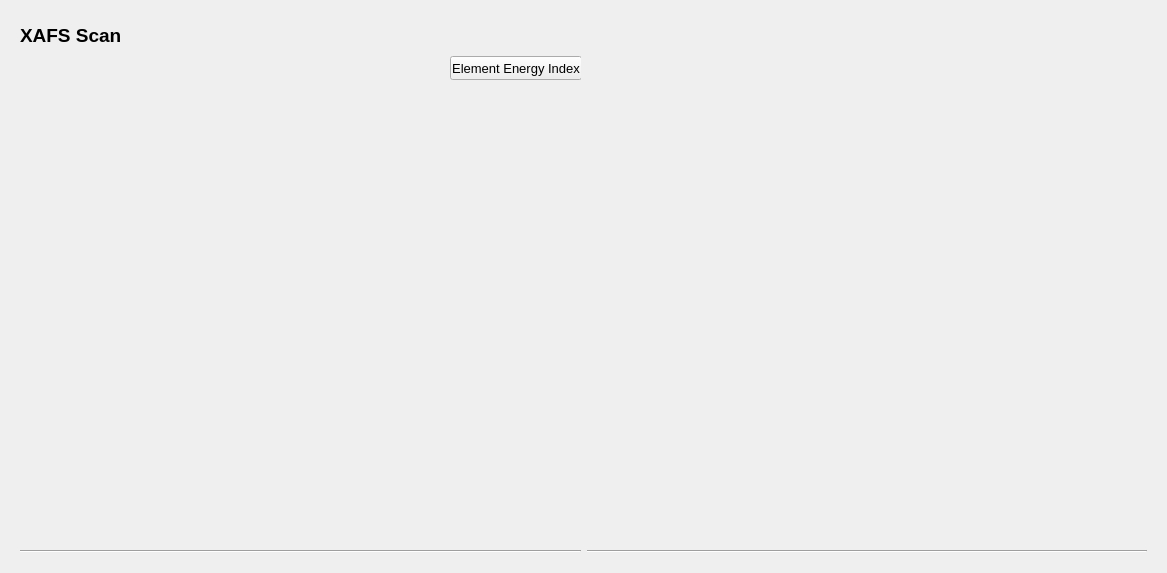
<?xml version="1.0" encoding="UTF-8"?>
<ui version="4.0">
 <class>Form</class>
 <widget class="QWidget" name="Form">
  <property name="geometry">
   <rect>
    <x>0</x>
    <y>0</y>
    <width>1167</width>
    <height>573</height>
   </rect>
  </property>
  <property name="windowTitle">
   <string>Form</string>
  </property>
  <layout class="QVBoxLayout" name="verticalLayout">
   <item>
    <widget class="QWidget" name="gridWidget" native="true">
     <property name="sizePolicy">
      <sizepolicy hsizetype="Preferred" vsizetype="Preferred">
       <horstretch>2</horstretch>
       <verstretch>1</verstretch>
      </sizepolicy>
     </property>
     <property name="minimumSize">
      <size>
       <width>981</width>
       <height>551</height>
      </size>
     </property>
     <layout class="QGridLayout" name="gridLayout" rowstretch="0,0,0,0" columnstretch="0,0">
      <property name="sizeConstraint">
       <enum>QLayout::SetNoConstraint</enum>
      </property>
      <item row="3" column="1">
       <widget class="Line" name="line_2">
        <property name="orientation">
         <enum>Qt::Horizontal</enum>
        </property>
       </widget>
      </item>
      <item row="2" column="0">
       <widget class="QStackedWidget" name="stackedWidget">
        <property name="currentIndex">
         <number>0</number>
        </property>
        <widget class="Parameters" name="page_5">
         <widget class="QPushButton" name="index">
          <property name="geometry">
           <rect>
            <x>430</x>
            <y>0</y>
            <width>132</width>
            <height>24</height>
           </rect>
          </property>
          <property name="font">
           <font>
            <pointsize>10</pointsize>
           </font>
          </property>
          <property name="text">
           <string>Element Energy Index</string>
          </property>
         </widget>
        </widget>
        <widget class="Elements" name="page_6">
         <widget class="QPushButton" name="index2">
          <property name="geometry">
           <rect>
            <x>480</x>
            <y>0</y>
            <width>81</width>
            <height>23</height>
           </rect>
          </property>
          <property name="text">
           <string>Back to Scan</string>
          </property>
         </widget>
        </widget>
       </widget>
      </item>
      <item row="3" column="0">
       <widget class="Line" name="line">
        <property name="orientation">
         <enum>Qt::Horizontal</enum>
        </property>
       </widget>
      </item>
      <item row="1" column="0">
       <layout class="QHBoxLayout" name="horizontalLayout_3">
        <item>
         <widget class="QLabel" name="label">
          <property name="font">
           <font>
            <family>Arial</family>
            <pointsize>14</pointsize>
            <weight>75</weight>
            <bold>true</bold>
           </font>
          </property>
          <property name="text">
           <string>XAFS Scan</string>
          </property>
         </widget>
        </item>
        <item>
         <widget class="Location" name="widget" native="true">
          <property name="minimumSize">
           <size>
            <width>350</width>
            <height>30</height>
           </size>
          </property>
         </widget>
        </item>
       </layout>
      </item>
      <item row="2" column="1">
       <spacer name="horizontalSpacer">
        <property name="orientation">
         <enum>Qt::Horizontal</enum>
        </property>
        <property name="sizeHint" stdset="0">
         <size>
          <width>40</width>
          <height>20</height>
         </size>
        </property>
       </spacer>
      </item>
     </layout>
    </widget>
   </item>
  </layout>
 </widget>
 <customwidgets>
  <customwidget>
   <class>Elements</class>
   <extends>QWidget</extends>
   <header>Elements.h</header>
   <container>1</container>
  </customwidget>
  <customwidget>
   <class>Parameters</class>
   <extends>QWidget</extends>
   <header>Parameters.h</header>
   <container>1</container>
  </customwidget>
  <customwidget>
   <class>Location</class>
   <extends>QWidget</extends>
   <header>Location.h</header>
   <container>1</container>
  </customwidget>
 </customwidgets>
 <resources/>
 <connections>
  <connection>
   <sender>index2</sender>
   <signal>clicked()</signal>
   <receiver>Form</receiver>
   <slot>Index()</slot>
   <hints>
    <hint type="sourcelabel">
     <x>505</x>
     <y>67</y>
    </hint>
    <hint type="destinationlabel">
     <x>468</x>
     <y>0</y>
    </hint>
   </hints>
  </connection>
  <connection>
   <sender>index</sender>
   <signal>clicked()</signal>
   <receiver>Form</receiver>
   <slot>Index()</slot>
   <hints>
    <hint type="sourcelabel">
     <x>499</x>
     <y>72</y>
    </hint>
    <hint type="destinationlabel">
     <x>478</x>
     <y>6</y>
    </hint>
   </hints>
  </connection>
 </connections>
 <slots>
  <slot>Index()</slot>
  <slot>normalizedgraph()</slot>
  <slot>rawgraph()</slot>
  <slot>countgraph()</slot>
 </slots>
</ui>
